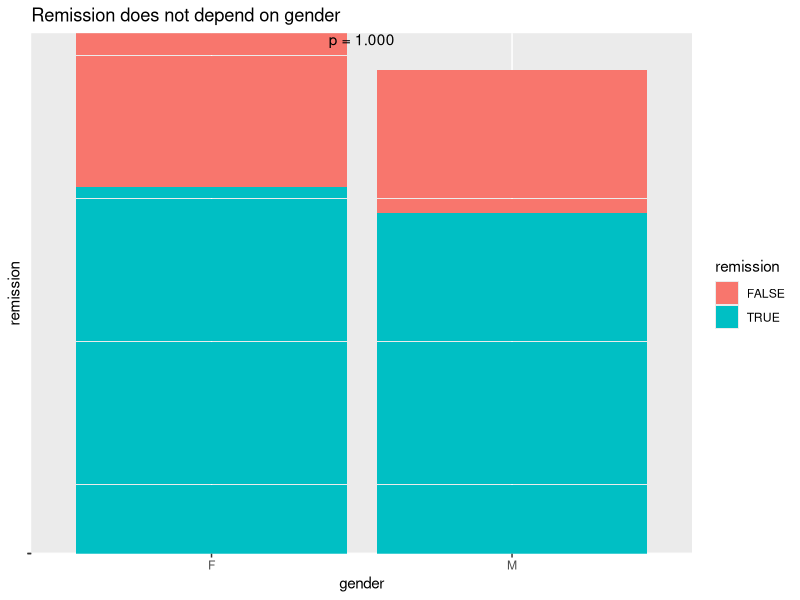
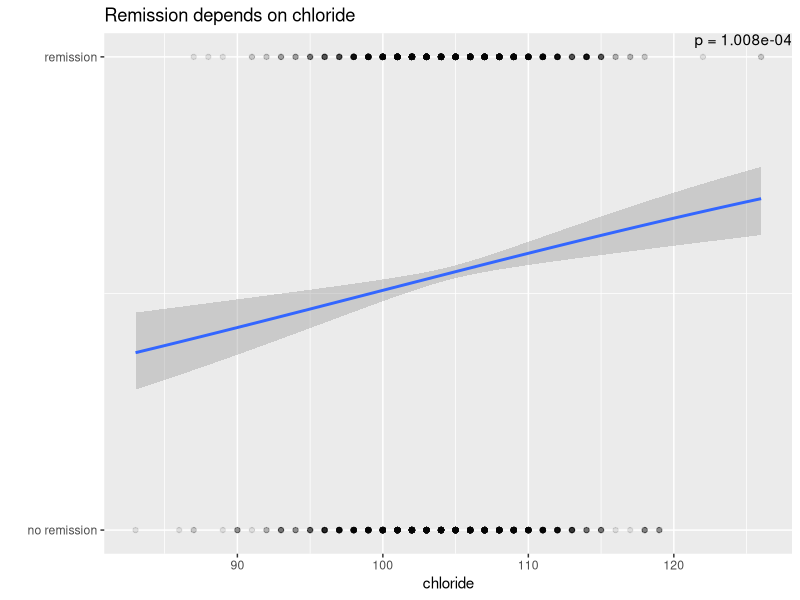
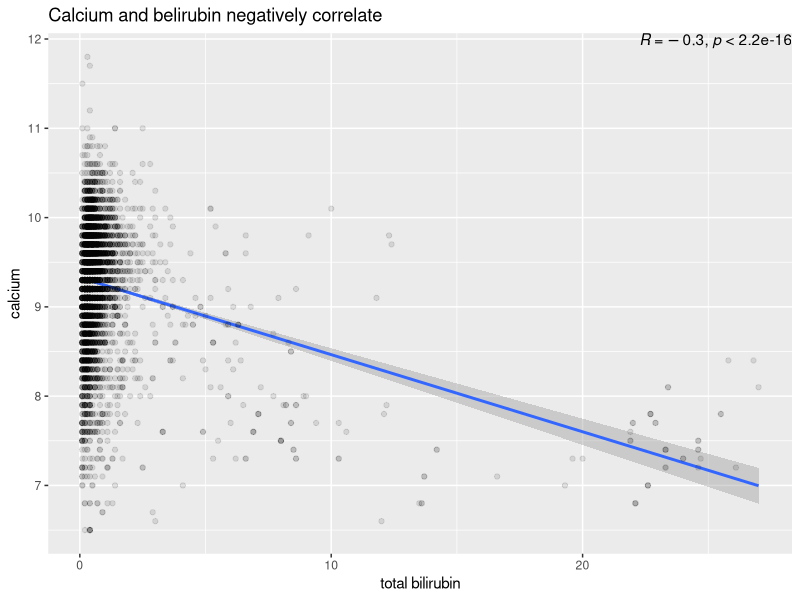
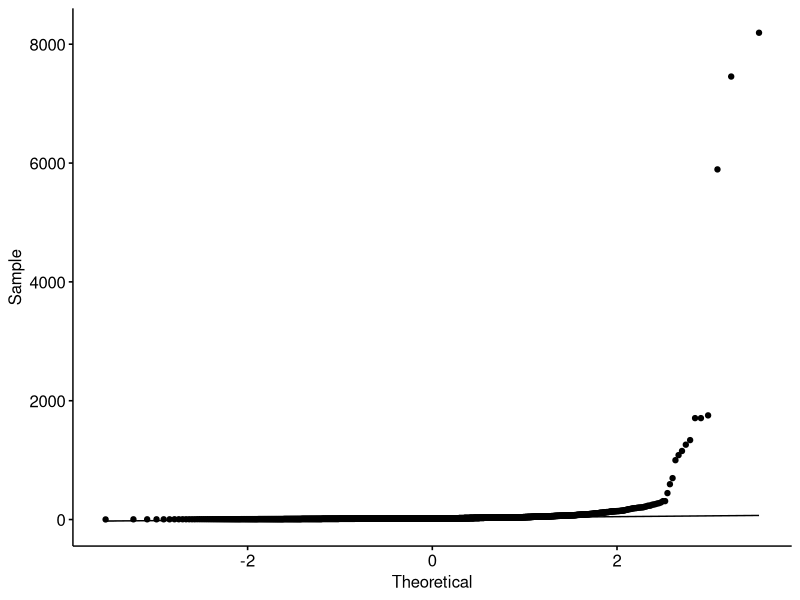
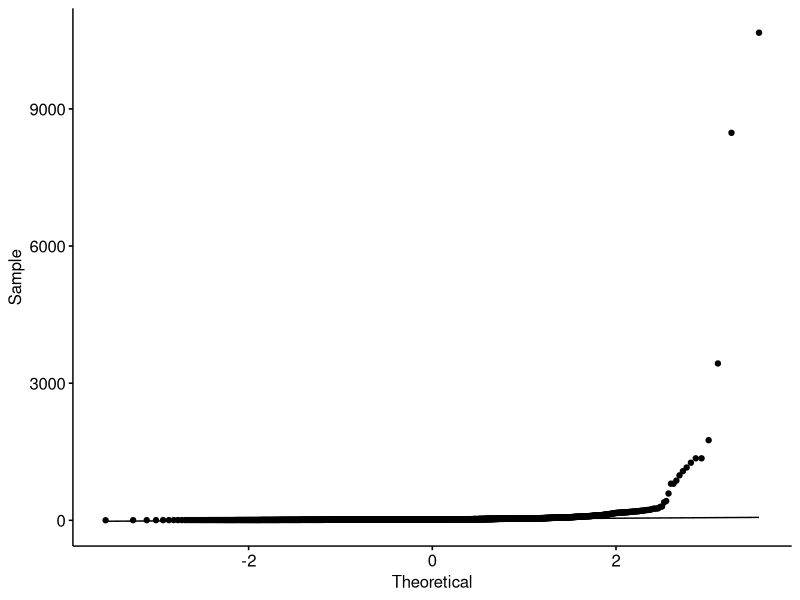
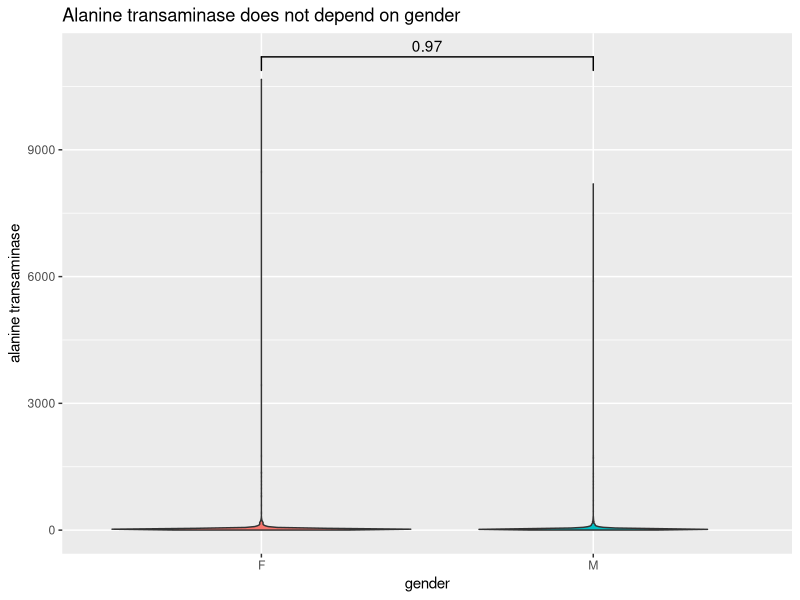
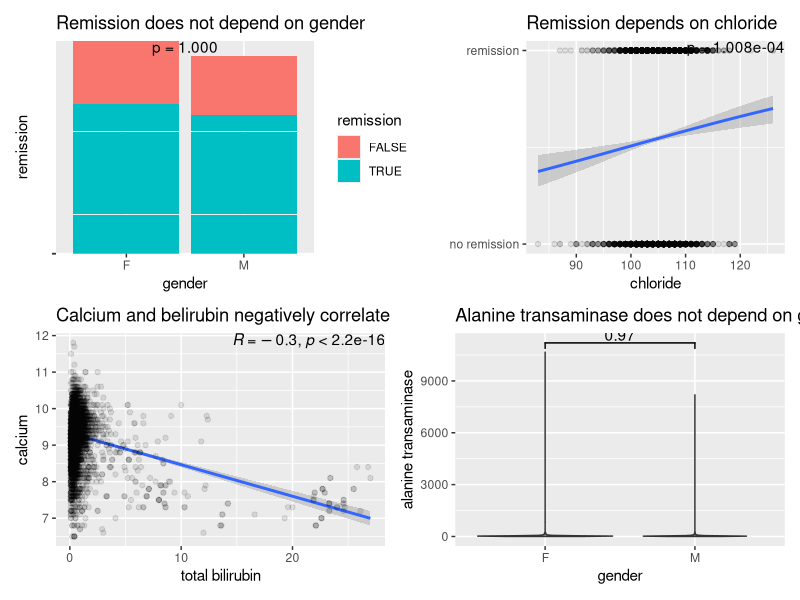
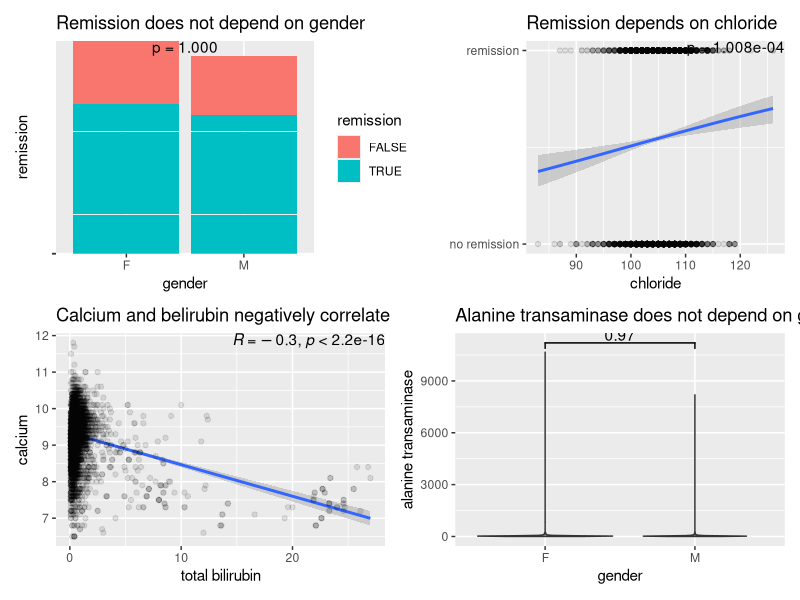

Here is the R script that generated these plots, in order:
library(tidyverse)
library(here)
library(reshape2)
library(ggpubr)
library(patchwork)

# Adjusted data
df_adjusted = read_delim(here("Data", "joined_adjusted.tsv"), delim = "\t")

# Does the remission depend on the gender?
# Chi-squared test p-value
contingency_table = table(df_adjusted$gender, df_adjusted$remission)
chi_test = chisq.test(contingency_table)
p_val = chi_test$p.value

df_adjusted %>%
  ggplot(aes(gender, remission, fill = remission)) +
  geom_col() +
  annotate("text", x = 1.5, y = Inf, 
           label = sprintf("p = %.3f", p_val), vjust = 1, hjust = .5) +
  theme(axis.text.y = element_blank()) +
  labs(title = "Remission does not depend on gender") ->
  plt_rem_gender
plt_rem_gender

# Does the remission depend on chloride?
# p-value from logistic regression model
model = glm(remission ~ chlor, data = df_adjusted, family = binomial)
p_val = summary(model)$coefficients[2,4]

# plot
df_adjusted %>%
  ggplot(aes(chlor, as.integer(remission))) + 
  geom_smooth(method="glm", method.args=list(family="binomial")) +
  geom_point(alpha = .1) +
  annotate("text", x = Inf, y = Inf, 
           label = sprintf("p = %.3e", p_val), vjust = 1, hjust = 1) +
  scale_y_continuous(breaks = c(0, 1), labels = c("no remission", "remission")) +
  labs(x = "chloride", y = "", 
       title = "Remission depends on chloride") ->
  plt_rem_cl
plt_rem_cl


#extra plot remission vs. chloride
remission_chloride <- df_adjusted %>%
  group_by(remission, chlor)%>%
  na.omit()
?aes
boxplot <- ggplot(data =remission_chloride) +
  aes(x= remission, y = chlor
  ) +
  geom_boxplot()


# Is there an association between calcium and total bilirubin?
df_adjusted %>%
  ggplot(aes(tbil, cal)) +
  geom_smooth(method = "lm") +
  geom_point(alpha = .1) +
  stat_cor(label.x = Inf, label.y = Inf, hjust = 1, vjust = 1) +
  labs(x = "total bilirubin", y = "calcium", 
       title = "Calcium and belirubin negatively correlate") ->
  plt_ca_bil
plt_ca_bil

# According to the data, was there a difference of alanine transaminase between gender categories?
# Normality check for t-test assumptions
alt_m = df_adjusted[df_adjusted$gender == "M", ]$alt
alt_f = df_adjusted[df_adjusted$gender == "F", ]$alt
shapiro.test(alt_m)
shapiro.test(alt_f)
ggqqplot(alt_m)
ggqqplot(alt_f)
# ---Not normal. Should use non-parametric test.

df_adjusted %>%
  ggplot(aes(gender, alt, fill = gender)) +
  geom_violin() +
  geom_signif(comparisons = list(c("M", "F")), test = "wilcox.test") +
  labs(y = "alanine transaminase", 
       title = "Alanine transaminase does not depend on gender") +
  theme(legend.position = "none") ->
  plt_ala_gender
plt_ala_gender

# Combined plot
(plt_rem_gender + plt_rem_cl) /
(plt_ca_bil + plt_ala_gender)

# Save plot
ggsave(here("Plots", "Day_8_Combined.png"), width = 12, height = 10)

